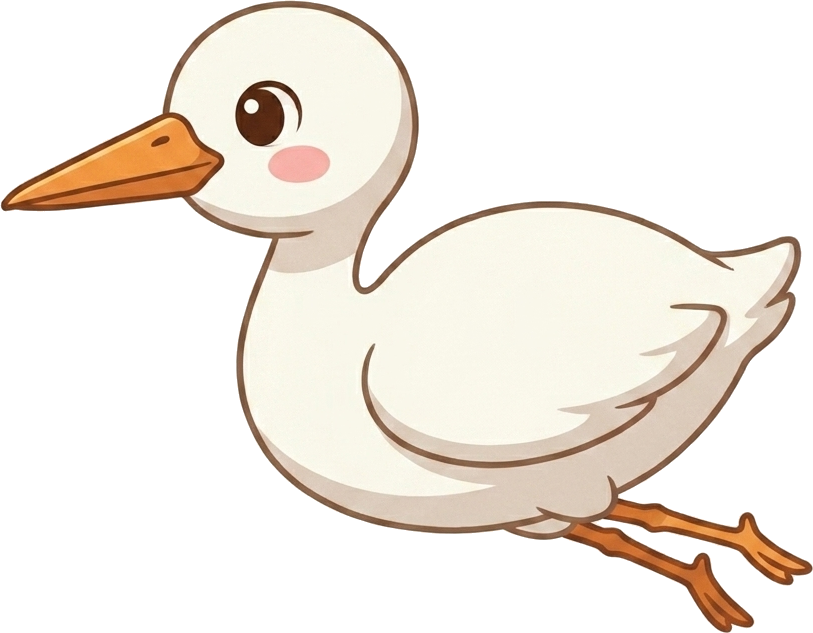
#> input picture cast/goose/goose-body.png, 813 x 633 px, found by its file name
$ python gild.py cast/goose/goose-body.png films/x/sprites/feather.png
#> lines starting #> are read from the running program, lines starting #| are printed output that depends on the picture
#!/usr/bin/env python3
"""Make the gold version of a drawing, by arithmetic, from the white one.

WHY THIS IS NOT A CSS FILTER, which is what it was first. The promise film seven needs is
that the golden goose and the plain goose are THE SAME BIRD -- docs/03's worry was that a
separately drawn plucked goose would read as a second goose -- and the strongest way to keep
that promise is for the two to be the same drawing. A `filter:` chain does that and costs
nothing, so it was the obvious answer.

It does not work on a WHITE subject, and five rounds of tuning proved it rather than
suggesting it. sepia() preserves luminance, so a near-white bird stays near-white however
much saturate() follows; push the chroma hard enough to see it and you get a lemon rubber
duck, and hue-rotate far enough to kill the lemon and you get a traffic cone. Gold is not a
hue, it is a RAMP: brown in the shadows, amber in the mid-tones, pale cream in the
highlights. No sequence of hue and saturation operations produces that from flat white,
because the information that makes it read as metal is in the tone curve.

So: map luminance through a gold ramp and keep the alpha channel exactly. That IS the same
drawing -- same silhouette, same line, same shading, computed from the same file -- and it is
a stronger guarantee than the filter was, because film.js can assert the two PNGs have
identical alpha and a filter left nothing to check.

    python3 pipeline/gild.py cast/goose/goose-body.png films/x/sprites/feather.png

writes <name>-gold.png beside each. Deterministic, so a rebuild is byte-identical.
"""
import sys, os
from PIL import Image

# shadow -> highlight. Warm brown, amber, pale cream: the tone curve is what reads as gold.
# The top of the ramp is GOLD, not cream, and that is the whole calibration. A cartoonwhite
# subject is drawn almost entirely between L 0.88 and L 1.0 -- the body is one flat white
# with a hair of shading -- so a ramp that only turns gold in the mid-tones leaves the bird
# pale and the film's central object looking like a pale duck. Everything above L 0.8 has to
# already be metal, with only the drawn highlights lifting toward cream.
RAMP = [(0.00, (46, 28, 6)), (0.35, (122, 79, 14)), (0.60, (176, 124, 26)),
        (0.80, (214, 164, 44)), (0.93, (238, 196, 78)), (1.00, (250, 222, 126))]


def gold(l):
#> called with l = 0
    for i in range(len(RAMP) - 1):
        a, ca = RAMP[i]
        b, cb = RAMP[i + 1]
        if l <= b:
            t = 0 if b == a else (l - a) / (b - a)
            return tuple(round(ca[k] + (cb[k] - ca[k]) * t) for k in range(3))
    return RAMP[-1][1]


LUT = [gold(i / 255) for i in range(256)]


def gild(path):
#> called with path = 'cast/goose/goose-body.png'
    im = Image.open(path).convert('RGBA')
#> im is the input picture: PIL image 813x633 RGBA; mean R, G, B, A 242.4, 235.4, 227.5, 104.4
    px = im.load()
    w, h = im.size
#> w = 813; h = 633
    for y in range(h):
        for x in range(w):
            r, g, b, a = px[x, y]
            if not a:
                continue
            # Rec.709 luma, so the drawing's own shading survives the recolour
            px[x, y] = LUT[min(255, int(0.2126 * r + 0.7152 * g + 0.0722 * b))] + (a,)
    out = path[:-4] + '-gold.png'
    im.save(out)
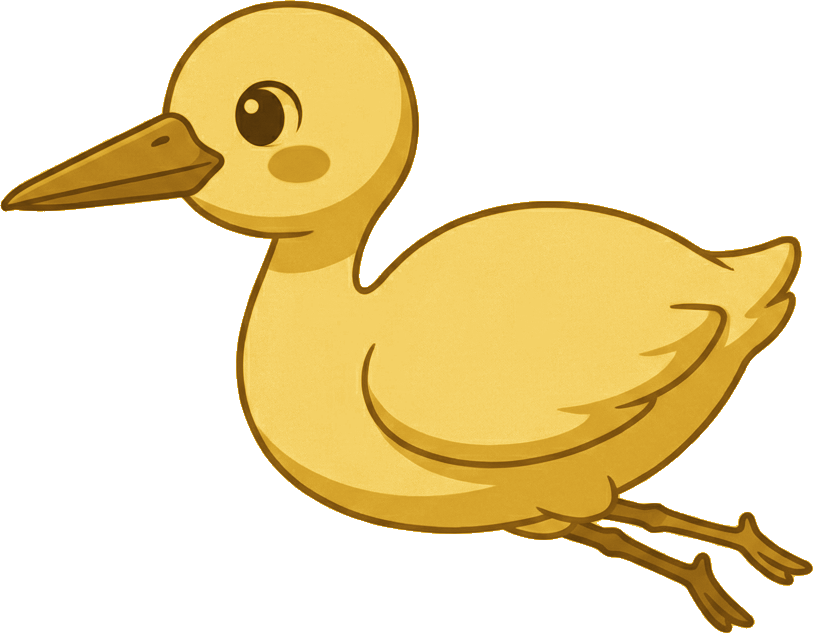
#> saved as goose-body-gold.png: PIL image 813x633 RGBA; mean R, G, B, A 239, 222.5, 180.2, 104.4; transparent parts drawn white
    return out


if __name__ == '__main__':
    if len(sys.argv) < 2:
        sys.exit(__doc__)
    for p in sys.argv[1:]:
        if not os.path.exists(p):
#> (the run stopped early here; a loop or call above may not have finished)
